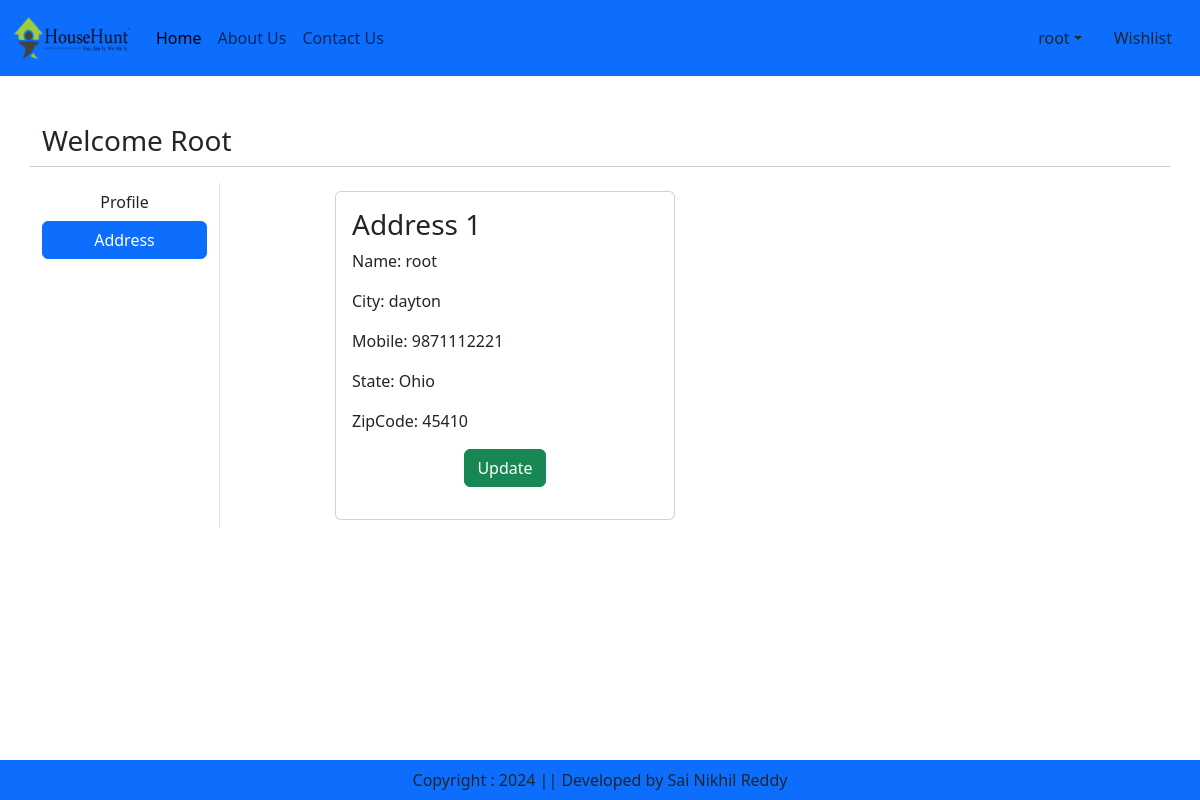
The page /address/ (signed in) on the database its author committed.
### hp/models.py (models this page shows, shortened)
class Customer(models.Model):
    user = models.ForeignKey(User,on_delete=models.CASCADE)
    name = models.CharField(max_length=200)
    city = models.CharField(max_length=50)
    mobile = models.IntegerField(default=0)
    zipcode = models.IntegerField()
    state = models.CharField(max_length=200)

### hp/views.py (the view)
# urls.py: path('address/', views.address,name="address"),
def address(request):
    add = Customer.objects.filter(user=request.user)
    return render(request,'hp/address.html',locals())

### hp/templates/hp/address.html (shortened to what this page needs)
{% extends 'hp/base.html' %}
{% load static %}
{% block main-content %}
<div class="container my-5">
    <div class="row">
        <h3>Welcome <span class="text-capitalize">{{request.user}}</span></h3><hr>
    <div class="col-sm-2 border-end">
        <ul class="list-unstyled">
            <li class="d-grid"><a href="{% url 'profile' %}" class="btn">Profile</a></li>
            <li class="d-grid"><a href="{% url 'address' %}" class="btn btn-primary">Address</a></li>
        </ul>
    </div>
    <div class="col-sm-8 offset-sm-1">
        <div class="row">
            {% for ad in add %}
            <div class="col-sm-6">
                <div class="card m-2">
                    <div class="card-body">
                        <h3>Address {{forloop.counter}}</h3>
                        <p>Name: {{ad.name}}</p>
                        <p>City: {{ad.city}}</p>
                        <p>Mobile: {{ad.mobile}}</p>
                        <p>State: {{ad.state}}</p>
                        <p>ZipCode: {{ad.zipcode}}</p>
                        <p class="text-center"><a href="{% url 'updateAddress' pk=ad.id %}" type="button" class="btn btn-success" >Update</a></p>
                    </div>
                </div>
            </div>
            {% endfor %}
        </div>
    </div>
    </div>
</div>
{% endblock main-content %}

### hp/templates/hp/base.html (shortened to what this page needs)
<!DOCTYPE html>
{% load static %}
<html lang="en">
<head>
    <link href="https://cdn.jsdelivr.net/npm/bootstrap@5.3.3/dist/css/bootstrap.min.css" rel="stylesheet">
    <link rel="stylesheet" href="{% static 'hp/css/owl.carousel.min.css' %}"/>
    <link rel="stylesheet" href="{% static 'hp/css/all.min.css' %}"/>
    <link rel="stylesheet" href="{% static 'hp/css/styles.css' %}"/>
</head>
<body>
    <nav class="navbar navbar-expand-lg bg-primary">
        <div class="container-fluid">
          <a class="navbar-brand" href="#">
            <img src="{% static 'hp/images/brand/Logo-HH.png' %}" width="120" height="50" alt="">
          </a>
          <div class="collapse navbar-collapse" id="navbarSupportedContent">
            <ul class="navbar-nav me-auto mb-2 mb-lg-0">
              {% if request.user.is_authenticated %}
              <li class="nav-item">
                <a class="nav-link active" aria-current="page" href="{% url 'mainPage' %}">Home</a>
              </li>
              <li class="nav-item">
                <a class="nav-link" href="{% url 'aboutus' %}">About Us</a>
              </li>
              <li class="nav-item">
                <a class="nav-link" href="{% url 'contactus' %}">Contact Us</a>
              </li>
            </ul>
          </div>
          <ul class="navbar-nav me-auto mb-2 mb-lg-0">
            <li class="nav-item dropdown mx-2">
                <a class="nav-link dropdown-toggle text-dark" href="#" id="profileDropdown" role="button" data-bs-toggle="dropdown" aria-expanded="false">{{request.user}}</a>
            </li>
            <li class="nav-item mx-2">
                <a href="{% url 'wishlist' %}" class="nav-link text-dark">Wishlist</a>
            </li>
            {% endif %}
          </ul>
        </div>
      </nav>
      {% block main-content %}{% endblock main-content %}
      <footer class="container-fluid bg-primary fixed-bottom text-center p-2 mt-5">
          Copyright : 2024 || Developed by Sai Nikhil Reddy
      </footer>
</body>
</html>

### rows shown on the page
Customer: name "root", city "dayton", mobile "9871112221", state "Ohio", zipcode "45410"

### other values the page prints
{{ request.user }} "root"
{{ request.user }} "Root"
